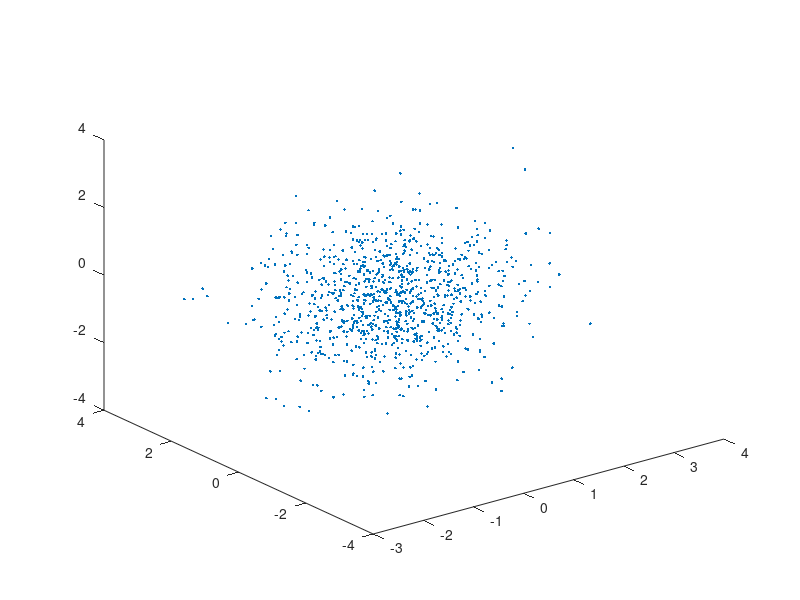
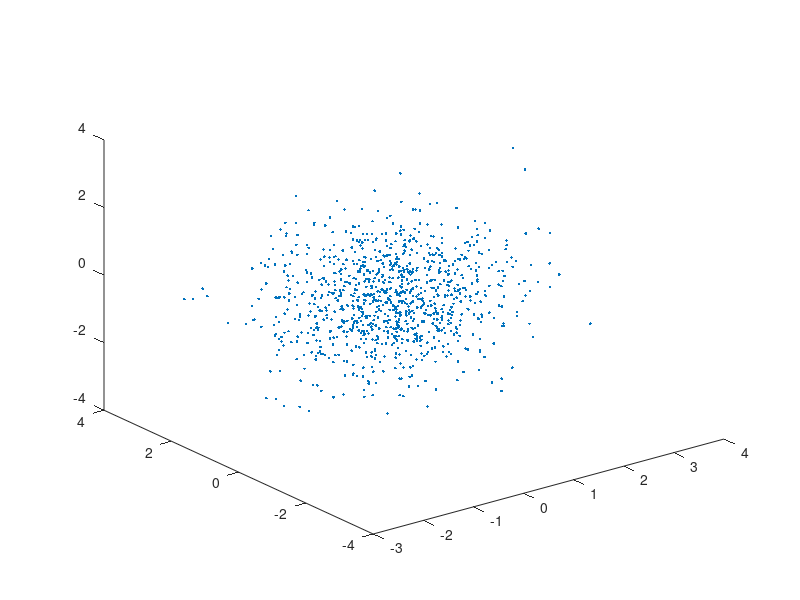

MATLAB code to generate these figures, in order: (Note: this script raises an error after producing the figures.)
%% data generation
Ric = [  0.9810603, -0.1804681, -0.0703706;
         0.1729874,  0.9797412, -0.1009085;
         0.0871557,  0.0868241,  0.9924039 ];

MIS = [1 0.01 -0.01;
       0.02 1 -0.12;
       -0.003 0.013 1];
   
SCL = diag([0.998 0.979 1.022]);

BIA = [-0.02; 0.032;-0.019];

noise  = 0;
N = 1000;

wc_sample = randn(3,N);
figure;
plot3(wc_sample(1,:),wc_sample(2,:),wc_sample(3,:),'.');

%wc_sample = normalize(wc_sample,1, 'norm');

figure;
plot3(wc_sample(1,:),wc_sample(2,:),wc_sample(3,:),'.');

wi_sample = Ric * err_model(wc_sample, MIS, SCL, BIA) + noise * randn(3,N);

%%
syms k11 k12 k13 k21 k22 k23 k31 k32 k33 b1 b2 b3 w1 w2 w3
K = [k11 k12 k13;
     k21 k22 k23;
     k31 k32 k33];

Kw = K * [w1;w2;w3] + [b1;b2;b3];


%% solve

A = zeros(3*N, 12);
b = zeros(3*N, 1);

z13 = zeros(1,3);
I3 = eye(3);

for i = 1:N
    w123 = [wc_sample(1,i) wc_sample(2,i) wc_sample(3,i)];
    A(i*3+1:i*3+3, :) = [[w123   z13   z13  ;
                          z13   w123   z13  ;
                          z13   z13    w123 ] I3];
    b(i*3+1:i*3+3) = [wi_sample(1,i);wi_sample(2,i);wi_sample(3,i)];
end

x = A\b;

Kic = [x(1) x(2) x(3);
       x(4) x(5) x(6);
       x(7) x(8) x(9)];
bic = [x(10);x(11);x(12)];


dK = Kic - Ric * MIS * SCL;
db = bic - Ric * MIS * SCL * BIA;

norm(dK)/norm(Kic)
norm(db)/norm(bic)


%% forward error model
function w_meas = err_model(w_true, MIS, SCL, BIA)
    w_meas = MIS * SCL * w_true + BIA;
end
    